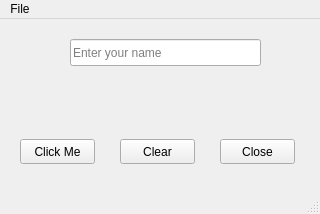
<?xml version="1.0" encoding="UTF-8"?>
<ui version="4.0">
 <class>MainWindow</class>
 <widget class="QMainWindow" name="MainWindow">
  <property name="geometry">
   <rect>
    <x>0</x>
    <y>0</y>
    <width>320</width>
    <height>214</height>
   </rect>
  </property>
  <property name="windowTitle">
   <string>MainWindow</string>
  </property>
  <widget class="QWidget" name="centralwidget">
   <widget class="QPushButton" name="btnClickMe">
    <property name="geometry">
     <rect>
      <x>20</x>
      <y>120</y>
      <width>75</width>
      <height>25</height>
     </rect>
    </property>
    <property name="minimumSize">
     <size>
      <width>75</width>
      <height>25</height>
     </size>
    </property>
    <property name="text">
     <string>Click Me</string>
    </property>
   </widget>
   <widget class="QLineEdit" name="lineEditNaam">
    <property name="geometry">
     <rect>
      <x>70</x>
      <y>20</y>
      <width>191</width>
      <height>27</height>
     </rect>
    </property>
    <property name="minimumSize">
     <size>
      <width>191</width>
      <height>27</height>
     </size>
    </property>
    <property name="placeholderText">
     <string>Enter your name</string>
    </property>
   </widget>
   <widget class="QLabel" name="label">
    <property name="geometry">
     <rect>
      <x>70</x>
      <y>60</y>
      <width>191</width>
      <height>27</height>
     </rect>
    </property>
    <property name="minimumSize">
     <size>
      <width>191</width>
      <height>27</height>
     </size>
    </property>
    <property name="text">
     <string/>
    </property>
   </widget>
   <widget class="QPushButton" name="btnClearText">
    <property name="geometry">
     <rect>
      <x>120</x>
      <y>120</y>
      <width>75</width>
      <height>25</height>
     </rect>
    </property>
    <property name="minimumSize">
     <size>
      <width>75</width>
      <height>25</height>
     </size>
    </property>
    <property name="text">
     <string>Clear</string>
    </property>
   </widget>
   <widget class="QPushButton" name="btnClose">
    <property name="geometry">
     <rect>
      <x>220</x>
      <y>120</y>
      <width>75</width>
      <height>25</height>
     </rect>
    </property>
    <property name="minimumSize">
     <size>
      <width>75</width>
      <height>25</height>
     </size>
    </property>
    <property name="text">
     <string>Close</string>
    </property>
   </widget>
  </widget>
  <widget class="QMenuBar" name="menubar">
   <property name="geometry">
    <rect>
     <x>0</x>
     <y>0</y>
     <width>320</width>
     <height>21</height>
    </rect>
   </property>
   <widget class="QMenu" name="menuFile">
    <property name="title">
     <string>File</string>
    </property>
    <addaction name="actionExit"/>
   </widget>
   <addaction name="menuFile"/>
  </widget>
  <widget class="QStatusBar" name="statusbar"/>
  <action name="actionExit">
   <property name="text">
    <string>Exit</string>
   </property>
  </action>
 </widget>
 <resources/>
 <connections>
  <connection>
   <sender>actionExit</sender>
   <signal>triggered()</signal>
   <receiver>MainWindow</receiver>
   <slot>close()</slot>
   <hints>
    <hint type="sourcelabel">
     <x>-1</x>
     <y>-1</y>
    </hint>
    <hint type="destinationlabel">
     <x>362</x>
     <y>216</y>
    </hint>
   </hints>
  </connection>
 </connections>
</ui>
